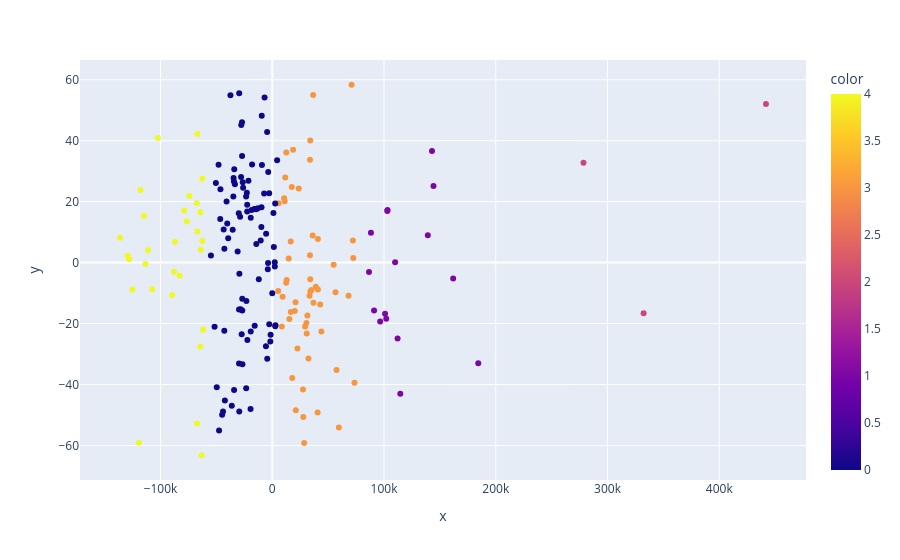

This figure's notebook cell:
### Code cell
grafico = px.scatter(x= X_songs_pca[:, 0], y= X_songs_pca[:, 1], color=rotulos,)
grafico

### Figure 1 — Plotly figure (JSON) as saved in the notebook; plotly's stock layout.template omitted (floating-point values rounded to 4 significant figures; data arrays with more than 128 entries replaced by an {"elided": "..."} marker saying what was removed)
{"data": [{"hovertemplate": "x=%{x}<br>y=%{y}<br>color=%{marker.color}<extra></extra>", "legendgroup": "", "marker": {"color": {"elided": "195 int values"}, "coloraxis": "coloraxis", "symbol": "circle"}, "mode": "markers", "name": "", "orientation": "v", "showlegend": false, "type": "scatter", "x": {"elided": "195 float values"}, "xaxis": "x", "y": {"elided": "195 float values"}, "yaxis": "y"}], "layout": {"coloraxis": {"colorbar": {"title": {"text": "color"}}, "colorscale": [[0, "#0d0887"], [0.1111, "#46039f"], [0.2222, "#7201a8"], [0.3333, "#9c179e"], [0.4444, "#bd3786"], [0.5556, "#d8576b"], [0.6667, "#ed7953"], [0.7778, "#fb9f3a"], [0.8889, "#fdca26"], [1, "#f0f921"]]}, "legend": {"tracegroupgap": 0}, "margin": {"t": 60}, "xaxis": {"anchor": "y", "domain": [0, 1], "title": {"text": "x"}}, "yaxis": {"anchor": "x", "domain": [0, 1], "title": {"text": "y"}}}}
